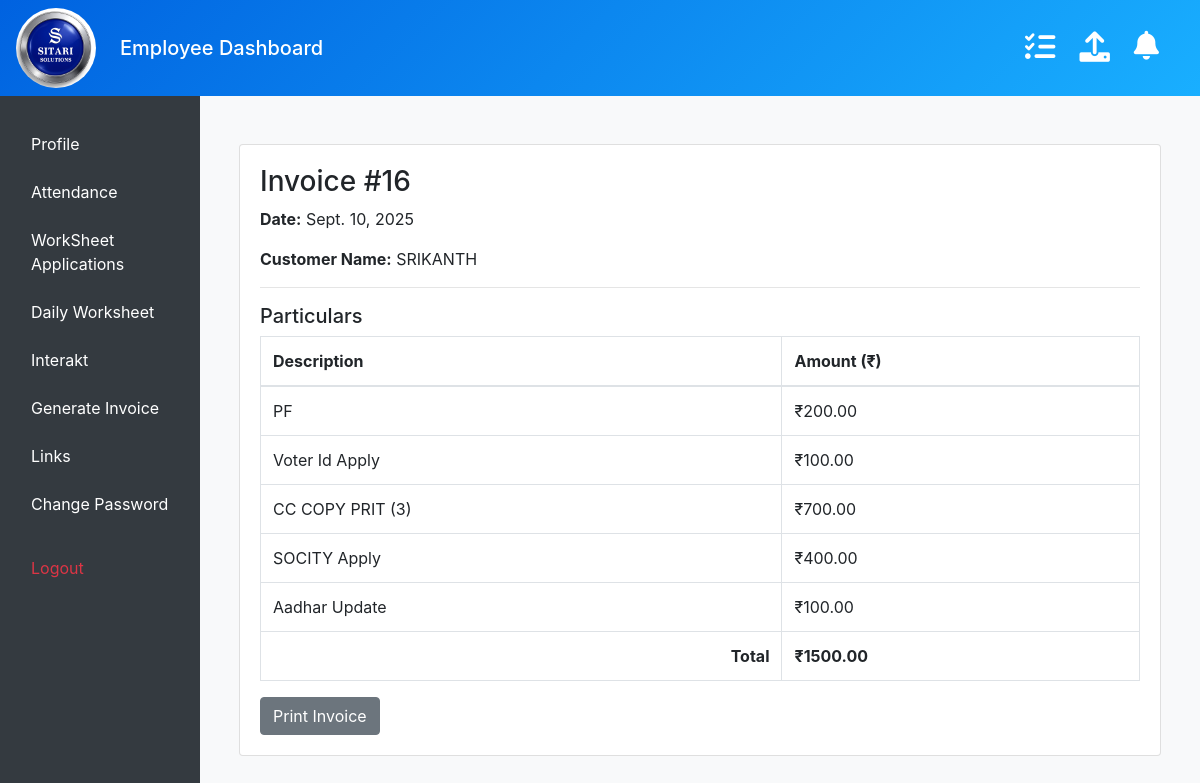
The app's page /invoice/16/ with its own data.
### management/models.py (models this page shows)
class Invoice(models.Model):
    invoice_id = models.AutoField(primary_key=True)
    date = models.DateField(default=timezone.now)
    customer_name = models.CharField(max_length=255)

class Particular(models.Model):
    invoice = models.ForeignKey(Invoice, related_name='particulars', on_delete=models.CASCADE)
    description = models.CharField(max_length=255)
    amount = models.DecimalField(max_digits=10, decimal_places=2)

### management/views.py (the view)
# urls.py: path('invoice/<int:pk>/', views.invoice_detail, name='invoice_detail'),
def invoice_detail(request, pk):
    invoice = get_object_or_404(Invoice, pk=pk)
    particulars = invoice.particulars.all()
    total = sum([p.amount for p in particulars])
    return render(request, 'invoice_detail.html', {
        'invoice': invoice,
        'particulars': particulars,
        'total': total,
    })

### management/context_processors.py (called while the page is built)
def notifications_context(request):
    if request.session.get('employee_id'):
        employee_id = request.session.get('employee_id')
        count = UserNotificationStatus.objects.filter(employee_id=employee_id, is_read=False).count()
        return {'unread_notification_count': count}
    return {'unread_notification_count': 0}

### management/ip_restriction.py (called while the page is built)
def get_client_ip(request):
    x_forwarded_for = request.META.get('HTTP_X_FORWARDED_FOR')
    if x_forwarded_for:
        ip = x_forwarded_for.split(',')[0].strip()
    else:
        ip = request.META.get('REMOTE_ADDR')
    return ip

    def __call__(self, request):
        ip = get_client_ip(request)
        if not self.is_ip_allowed(ip):
            logger.warning(f"Access denied for IP: {ip}")
            return HttpResponseForbidden("Access denied.")
        response = self.get_response(request)
        return response

### management/models.py (called while the page is built)
    def __str__(self):
        return self.name

### management/templatetags/upload_tags.py (called while the page is built)
@register.simple_tag
def get_upload_form():
    return EmployeeUploadForm()

### management/templates/invoice_detail.html
{% extends "masteremployee.html" %}
{% block content %}
<main class="container py-4">
    <div class="card">
        <div class="card-body">
            <h3>Invoice #{{ invoice.invoice_id }}</h3>
            <p><strong>Date:</strong> {{ invoice.date }}</p>
            <p><strong>Customer Name:</strong> {{ invoice.customer_name }}</p>
            <hr>
            <h5>Particulars</h5>
            <table class="table table-bordered">
                <thead>
                    <tr>
                        <th>Description</th>
                        <th>Amount (₹)</th>
                    </tr>
                </thead>
                <tbody>
                    {% for item in particulars %}
                    <tr>
                        <td>{{ item.description }}</td>
                        <td>₹{{ item.amount }}</td>
                    </tr>
                    {% endfor %}
                    <tr>
                        <th class="text-right">Total</th>
                        <th>₹{{ total }}</th>
                    </tr>
                </tbody>
            </table>
            <button onclick="window.print();" class="btn btn-secondary">Print Invoice</button>
        </div>
    </div>
</main>
{% endblock %}

### management/templates/masteremployee.html (style rules this page uses)
body { background-color: #f8f9fa; overflow: hidden; }

### records on screen
Invoice: invoice_id "16", date "Sept. 10, 2025", customer_name "SRIKANTH"
Particular: description "PF", amount "200.00"
Particular: description "Voter Id Apply", amount "100.00"
Particular: description "CC COPY PRIT (3)", amount "700.00"
Particular: description "SOCITY Apply", amount "400.00"
Particular: description "Aadhar Update", amount "100.00"

### other values on screen
{{ total }} "1500.00"
